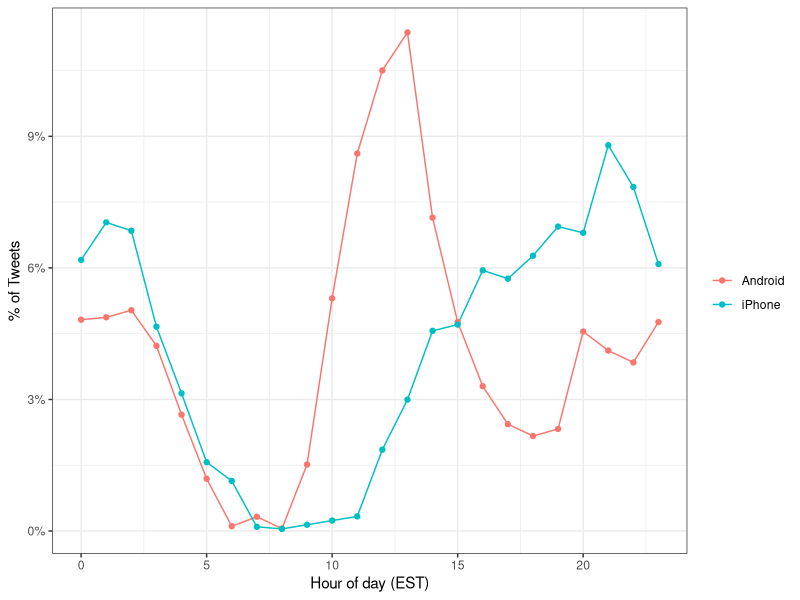

Reproduce this figure in R.
library(tidyverse)
library(tidytext)
library(ggplot2)
library(lubridate)
library(tidyr)
library(scales)
library(dslabs)


data("trump_tweets")

# tidytext helps convert free form text into a tidy table


# unnest_tokens() extracts individual words or chunks of text

# Sentiment analysis assigns emotions or a positive/negative score to tokens (WTF does this even mean?)
# get_sentiments() extracts sentiments

# Here we will learn how to generate useful numerical summaries from text data
# For more info on text mining: https://www.tidytextmining.com/

head(trump_tweets)
names(trump_tweets) # Col names

trump_tweets %>% select(text) %>% head # Actual text of tweets

trump_tweets %>% count(source) %>% arrange(desc(n)) # Devices that were used to write tweet

# Clean up source names by removing "Twitter for"
trump_tweets %>%
  extract(source, "source", "Twitter for (.*)") %>% # Args: Col we want our data from (source), Name of new object to store filtered data ("source"), and regex.
  count(source)

# A tibble: 6 x 2
#   source         n
#   <chr>      <int>
# 1 Android     4652
# 2 BlackBerry    78
# 3 iPad          39
# 4 iPhone      3962
# 5 Websites       1
# 6 NA         12029


# Define tweets b/w campaign announcement and election day
campaign_tweets = trump_tweets %>%
  extract(source, "source", "Twitter for (.*)") %>%
  filter(source %in% c("Android", "iPhone") &
           created_at >= ymd("2015-06-17") &
           created_at < ymd("2016-11-08")) %>%
  filter(!is_retweet) %>%
  arrange(created_at)
campaign_tweets

# Now we use data visualization to explore possibility of 2 different groups tweeting on Trumps account (him and his staff)
ds_theme_set()
campaign_tweets %>%
  mutate(hour = hour(with_tz(created_at, "EST"))) %>%
  count(source, hour) %>%
  group_by(source) %>%
  mutate(percent = n / sum(n)) %>%
  ungroup %>%
  ggplot(aes(hour, percent, color = source)) +
  geom_line() +
  geom_point() +
  scale_y_continuous(labels = percent_format()) +
  labs(x = "Hour of day (EST)",
       y = "% of Tweets",
       color = "")
# The plot above shows 2 significant peaks in tweet sources:
# Around 5 am to 6 am, Android was mostly used
# and around 3 pm to 8 pm, iPhone was mostly used

# We can conclude that there appears to be two separate entities tweeting from Trump's account



# Using the tidytext package we can analyze the text further

# unnest_tokens() helps us convert free form text into a tidy table
# "Token" refers to the units we are considering to be a data point; most common token is words.
# The helper functions in tidytext will extract tokens and place each in its own row.
example = data_frame(line = c(1, 2, 3, 4),
                     text = c("Roses are red,", "Violets are blue,", "Sugar is sweet,", "It'll give you diabetes"))
example

# A tibble: 4 x 2
# line text                   
# <dbl> <chr>                  
# 1     Roses are red,         
# 2     Violets are blue,      
# 3     Sugar is sweet,        
# 4     It'll give you diabetes

example %>% unnest_tokens(word, text) # Example w/ unnested tokens

# A tibble: 13 x 2
# line word    
# <dbl> <chr>   
# 1     roses   
# 2     are     
# 3     red     
# 4     violets 
# 5     are     
# 6     blue    
# 7     sugar   
# 8     is      
# 9     sweet   
# 10    it'll   
# 11    give    
# 12    you     
# 13    diabetes


# Looking at tweet # 3008:
i = 3008
campaign_tweets$text[i]
campaign_tweets[i,] %>%
  unnest_tokens(word, text) %>%
  select(word)
# The above creates an issue b/c the default action of unnest_tokens(word, )
# removes syms such as # and @; which are important for twitter's context
# To solve this we use regex:
pattern = "([^A-Za-z\\d#@']|'(?![A-Za-z\\d#@]))"

campaign_tweets[i,] %>%
  unnest_tokens(word, text, token = "regex", pattern = pattern) %>%
  select(word)

#               word
# 1            great
# 2               to
# 3               be
# 4             back
# 5               in
# 6             iowa
# 7             #tbt
# 8             with
# 9  @jerryjrfalwell
# 10         joining
# 11              me
# 12              in
# 13       davenport
# 14            this
# 15            past
# 16          winter
# 17           #maga
# 18           https
# 19               t
# 20              co
# 21      a5if0qhnic

# Remove links to pics
campaign_tweets[i,] %>%
  mutate(text = str_replace_all(text, "https://t.co/[A-Za-z\\d]+|&amp;", "")) %>%
  unnest_tokens(word, text, token = "regex", pattern = pattern)

# Extract words from tweet into tidy table
tweet_words = campaign_tweets %>%
  mutate(text = str_replace_all(text, "https://t.co/[A-Za-z\\d]+|&amp;", "")) %>%
  unnest_tokens(word, text, token = "regex", pattern = pattern)
tweet_words # This covers ALL tweets

# What are the most commonly used words?
tweet_words %>%
  count(word) %>%
  arrange(desc(n))

# A tibble: 6,211 x 2
#  word      n
#  <chr>   <int>
# 1 the    2335
# 2 to     1413
# 3 and    1246
# 4 a      1210
# 5 in     1189
# 6 i      1161
# 7 you    1000
# 8 of      983
# 9 is      944
# 10 on      880
# … with 6,201 more rows

# The above is not very useful
# Tidytext has database of most commonly used words, known as "stop words"
# stop_words (class: table)

# Filter out stop words
tweet_words = campaign_tweets %>%
  mutate(text = str_replace_all(text, "https://t.co/[A-Za-z\\d]+|&amp;", "")) %>%
  unnest_tokens(word, text, token = "regex", pattern = pattern) %>%
  filter(!word %in% stop_words$word)

tweet_words %>%
  count(word) %>%
  top_n(10, n) %>%
  mutate(word = reorder(word, n)) %>%
  arrange(desc(n))

# Top 10 most commonly tweeted words:
# A tibble: 10 x 2
#   word                      n
#   <fct>                  <int>
# 1 #trump2016               415
# 2 hillary                  407
# 3 people                   303
# 4 #makeamericagreatagain   296
# 5 america                  254
# 6 clinton                  239
# 7 poll                     220
# 8 crooked                  206
# 9 trump                    199
# 10 cruz                     162

# We need a couple more tweeks to our table:
# Remove words that are just nums
# Remove single quotes from the start of words (for some reason, idfk)
tweet_words = campaign_tweets %>%
  mutate(text = str_replace_all(text, "https://t.co.[A-Za-z\\d]+|&amp;", "")) %>%
  unnest_tokens(word, text, token = "regex", pattern = pattern) %>%
  filter(!word %in% stop_words$word &
           !str_detect(word, "^\\d+$")) %>%
  mutate(word = str_replace(word, "^'", ""))


# Now we can look for which words are most common when using Android or iPhone

# To know if certain words are more likely to appear in either device we use the ODDS RATIO
android_iphone_or = tweet_words %>%
  count(word, source) %>%
  spread(source, n, fill = 0) %>% # This step creates tibble for each word w/ cols for Android and iPhone
  mutate(or = (Android + 0.5) / (sum(Android) - Android + 0.5) /
           ((iPhone + 0.5) / (sum(iPhone) - iPhone + 0.5))) # 0.5s are used as a correction for any potential 0's

android_iphone_or %>% arrange(desc(or))
android_iphone_or %>% arrange(or)

# Filter according to the most frequent words

android_iphone_or %>% filter(Android + iPhone > 100) %>%
  arrange(desc(or)) 

# Words most likely to come from Android

# A tibble: 30 x 4
# word          Android  iPhone   or
# <chr>            <dbl>  <dbl> <dbl>
# 1 @cnn            104     18  4.95
# 2 bad             104     26  3.45
# 3 crooked         157     49  2.79
# 4 ted              85     28  2.62
# 5 interviewed      76     25  2.62
# 6 media            77     26  2.56
# 7 cruz            116     46  2.19
# 8 hillary         290    119  2.14
# 9 win              74     30  2.14
# 10 president       84     35  2.08
# … with 20 more rows


android_iphone_or %>% filter(Android + iPhone > 100) %>%
  arrange(or)

# Words most likely to come from iPhone

# A tibble: 30 x 4
#   word                   Android iPhone    or
#   <chr>                    <dbl>  <dbl>   <dbl>
# 1 #makeamericagreatagain       0    296  0.00144
# 2 #trump2016                   3    412  0.00718
# 3 join                         1    157  0.00821
# 4 tomorrow                    25    101  0.218  
# 5 vote                        46     67  0.600  
# 6 america                    114    141  0.703  
# 7 tonight                     71     84  0.737  
# 8 iowa                        62     65  0.831  
# 9 poll                       117    103  0.990  
# 10 trump                     112     92  1.06   
# … with 20 more rows
